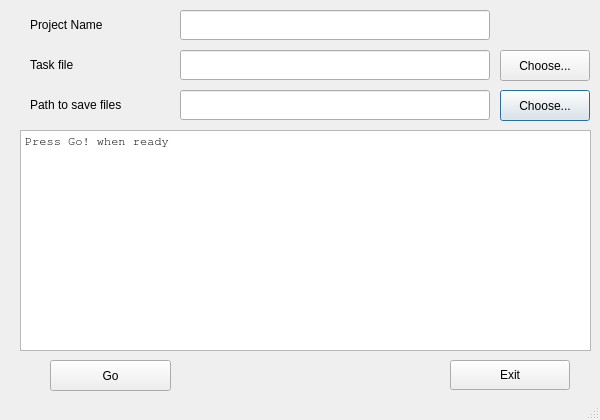
<ui version="4.0" >
 <author></author>
 <comment></comment>
 <exportmacro></exportmacro>
 <class>GUI</class>
 <widget class="QDialog" name="GUI" >
  <property name="geometry" >
   <rect>
    <x>0</x>
    <y>0</y>
    <width>600</width>
    <height>420</height>
   </rect>
  </property>
  <property name="sizePolicy" >
   <sizepolicy>
    <hsizetype>0</hsizetype>
    <vsizetype>0</vsizetype>
    <horstretch>0</horstretch>
    <verstretch>0</verstretch>
   </sizepolicy>
  </property>
  <property name="windowTitle" >
   <string>CLAM Annotator Simac Task Handler</string>
  </property>
  <property name="windowIcon" >
   <iconset>../src/images/annotator-icon1.png</iconset>
  </property>
  <widget class="QStatusBar" name="statusbar" >
   <property name="geometry" >
    <rect>
     <x>0</x>
     <y>396</y>
     <width>600</width>
     <height>24</height>
    </rect>
   </property>
  </widget>
  <widget class="QWidget" name="centralwidget" >
   <property name="geometry" >
    <rect>
     <x>0</x>
     <y>0</y>
     <width>611</width>
     <height>401</height>
    </rect>
   </property>
   <widget class="QLineEdit" name="projectEdit" >
    <property name="geometry" >
     <rect>
      <x>180</x>
      <y>10</y>
      <width>310</width>
      <height>30</height>
     </rect>
    </property>
    <property name="text" >
     <string/>
    </property>
   </widget>
   <widget class="QLabel" name="pathLabel" >
    <property name="geometry" >
     <rect>
      <x>30</x>
      <y>90</y>
      <width>134</width>
      <height>30</height>
     </rect>
    </property>
    <property name="text" >
     <string>Path to save files</string>
    </property>
   </widget>
   <widget class="QLineEdit" name="taskEdit" >
    <property name="geometry" >
     <rect>
      <x>180</x>
      <y>50</y>
      <width>310</width>
      <height>30</height>
     </rect>
    </property>
    <property name="text" >
     <string/>
    </property>
   </widget>
   <widget class="QPushButton" name="pathButton" >
    <property name="geometry" >
     <rect>
      <x>500</x>
      <y>90</y>
      <width>90</width>
      <height>31</height>
     </rect>
    </property>
    <property name="text" >
     <string>Choose...</string>
    </property>
   </widget>
   <widget class="QLabel" name="taskLabel" >
    <property name="geometry" >
     <rect>
      <x>30</x>
      <y>50</y>
      <width>70</width>
      <height>30</height>
     </rect>
    </property>
    <property name="text" >
     <string>Task file</string>
    </property>
   </widget>
   <widget class="QLineEdit" name="pathEdit" >
    <property name="geometry" >
     <rect>
      <x>180</x>
      <y>90</y>
      <width>310</width>
      <height>30</height>
     </rect>
    </property>
    <property name="text" >
     <string/>
    </property>
   </widget>
   <widget class="QPushButton" name="exitButton" >
    <property name="geometry" >
     <rect>
      <x>450</x>
      <y>360</y>
      <width>120</width>
      <height>30</height>
     </rect>
    </property>
    <property name="text" >
     <string>Exit</string>
    </property>
   </widget>
   <widget class="QPushButton" name="taskButton" >
    <property name="geometry" >
     <rect>
      <x>500</x>
      <y>50</y>
      <width>90</width>
      <height>31</height>
     </rect>
    </property>
    <property name="text" >
     <string>Choose...</string>
    </property>
   </widget>
   <widget class="QLabel" name="projectLabel" >
    <property name="geometry" >
     <rect>
      <x>30</x>
      <y>10</y>
      <width>120</width>
      <height>30</height>
     </rect>
    </property>
    <property name="text" >
     <string>Project Name</string>
    </property>
   </widget>
   <widget class="QTextBrowser" name="logEdit" >
    <property name="geometry" >
     <rect>
      <x>20</x>
      <y>130</y>
      <width>571</width>
      <height>221</height>
     </rect>
    </property>
    <property name="font" >
     <font>
      <family>FreeMono</family>
      <pointsize>9</pointsize>
      <weight>50</weight>
      <italic>false</italic>
      <bold>false</bold>
      <underline>false</underline>
      <strikeout>false</strikeout>
     </font>
    </property>
    <property name="html" >
     <string>&lt;html>&lt;head>&lt;meta name="qrichtext" content="1" />&lt;/head>&lt;body style=" white-space: pre-wrap; font-family:FreeMono; font-size:9pt; font-weight:400; font-style:normal; text-decoration:none;">&lt;p style=" margin-top:0px; margin-bottom:0px; margin-left:0px; margin-right:0px; -qt-block-indent:0; text-indent:0px;">Press Go! when ready&lt;/p>&lt;/body>&lt;/html></string>
    </property>
   </widget>
   <widget class="QPushButton" name="goButton" >
    <property name="geometry" >
     <rect>
      <x>50</x>
      <y>360</y>
      <width>121</width>
      <height>31</height>
     </rect>
    </property>
    <property name="text" >
     <string>Go</string>
    </property>
   </widget>
  </widget>
 </widget>
 <pixmapfunction></pixmapfunction>
 <resources/>
 <connections/>
</ui>
